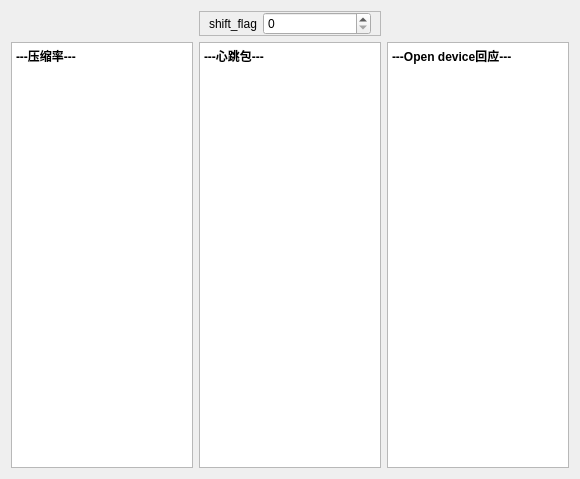
<?xml version="1.0" encoding="UTF-8"?>
<ui version="4.0">
 <class>TestUdpHeart_2</class>
 <widget class="QWidget" name="TestUdpHeart_2">
  <property name="geometry">
   <rect>
    <x>0</x>
    <y>0</y>
    <width>580</width>
    <height>479</height>
   </rect>
  </property>
  <property name="windowTitle">
   <string>Form</string>
  </property>
  <layout class="QGridLayout" name="gridLayout">
   <item row="1" column="1">
    <widget class="QTextBrowser" name="output_2">
     <property name="readOnly">
      <bool>false</bool>
     </property>
     <property name="html">
      <string>&lt;!DOCTYPE HTML PUBLIC &quot;-//W3C//DTD HTML 4.0//EN&quot; &quot;http://www.w3.org/TR/REC-html40/strict.dtd&quot;&gt;
&lt;html&gt;&lt;head&gt;&lt;meta name=&quot;qrichtext&quot; content=&quot;1&quot; /&gt;&lt;meta charset=&quot;utf-8&quot; /&gt;&lt;style type=&quot;text/css&quot;&gt;
p, li { white-space: pre-wrap; }
hr { height: 1px; border-width: 0; }
li.unchecked::marker { content: &quot;\2610&quot;; }
li.checked::marker { content: &quot;\2612&quot;; }
&lt;/style&gt;&lt;/head&gt;&lt;body style=&quot; font-family:'Microsoft YaHei UI'; font-size:9pt; font-weight:400; font-style:normal;&quot;&gt;
&lt;p style=&quot; margin-top:0px; margin-bottom:0px; margin-left:0px; margin-right:0px; -qt-block-indent:0; text-indent:0px;&quot;&gt;&lt;span style=&quot; font-weight:700;&quot;&gt;---心跳包---&lt;/span&gt;&lt;/p&gt;&lt;/body&gt;&lt;/html&gt;</string>
     </property>
    </widget>
   </item>
   <item row="1" column="0">
    <widget class="QTextBrowser" name="output_1">
     <property name="readOnly">
      <bool>false</bool>
     </property>
     <property name="html">
      <string>&lt;!DOCTYPE HTML PUBLIC &quot;-//W3C//DTD HTML 4.0//EN&quot; &quot;http://www.w3.org/TR/REC-html40/strict.dtd&quot;&gt;
&lt;html&gt;&lt;head&gt;&lt;meta name=&quot;qrichtext&quot; content=&quot;1&quot; /&gt;&lt;meta charset=&quot;utf-8&quot; /&gt;&lt;style type=&quot;text/css&quot;&gt;
p, li { white-space: pre-wrap; }
hr { height: 1px; border-width: 0; }
li.unchecked::marker { content: &quot;\2610&quot;; }
li.checked::marker { content: &quot;\2612&quot;; }
&lt;/style&gt;&lt;/head&gt;&lt;body style=&quot; font-family:'Microsoft YaHei UI'; font-size:9pt; font-weight:400; font-style:normal;&quot;&gt;
&lt;p style=&quot; margin-top:0px; margin-bottom:0px; margin-left:0px; margin-right:0px; -qt-block-indent:0; text-indent:0px;&quot;&gt;&lt;span style=&quot; font-weight:700;&quot;&gt;---压缩率---&lt;/span&gt;&lt;/p&gt;&lt;/body&gt;&lt;/html&gt;</string>
     </property>
    </widget>
   </item>
   <item row="1" column="2">
    <widget class="QTextBrowser" name="output_3">
     <property name="readOnly">
      <bool>false</bool>
     </property>
     <property name="html">
      <string>&lt;!DOCTYPE HTML PUBLIC &quot;-//W3C//DTD HTML 4.0//EN&quot; &quot;http://www.w3.org/TR/REC-html40/strict.dtd&quot;&gt;
&lt;html&gt;&lt;head&gt;&lt;meta name=&quot;qrichtext&quot; content=&quot;1&quot; /&gt;&lt;meta charset=&quot;utf-8&quot; /&gt;&lt;style type=&quot;text/css&quot;&gt;
p, li { white-space: pre-wrap; }
hr { height: 1px; border-width: 0; }
li.unchecked::marker { content: &quot;\2610&quot;; }
li.checked::marker { content: &quot;\2612&quot;; }
&lt;/style&gt;&lt;/head&gt;&lt;body style=&quot; font-family:'Microsoft YaHei UI'; font-size:9pt; font-weight:400; font-style:normal;&quot;&gt;
&lt;p style=&quot; margin-top:0px; margin-bottom:0px; margin-left:0px; margin-right:0px; -qt-block-indent:0; text-indent:0px;&quot;&gt;&lt;span style=&quot; font-weight:700;&quot;&gt;---Open device回应---&lt;/span&gt;&lt;/p&gt;&lt;/body&gt;&lt;/html&gt;</string>
     </property>
    </widget>
   </item>
   <item row="0" column="1">
    <widget class="QFrame" name="frame">
     <property name="frameShape">
      <enum>QFrame::Shape::StyledPanel</enum>
     </property>
     <property name="frameShadow">
      <enum>QFrame::Shadow::Raised</enum>
     </property>
     <layout class="QHBoxLayout" name="horizontalLayout" stretch="0,1">
      <property name="topMargin">
       <number>0</number>
      </property>
      <property name="bottomMargin">
       <number>0</number>
      </property>
      <item>
       <widget class="QLabel" name="label">
        <property name="text">
         <string>shift_flag</string>
        </property>
       </widget>
      </item>
      <item>
       <widget class="QSpinBox" name="input">
        <property name="maximum">
         <number>99999999</number>
        </property>
       </widget>
      </item>
     </layout>
    </widget>
   </item>
  </layout>
 </widget>
 <resources/>
 <connections/>
</ui>
